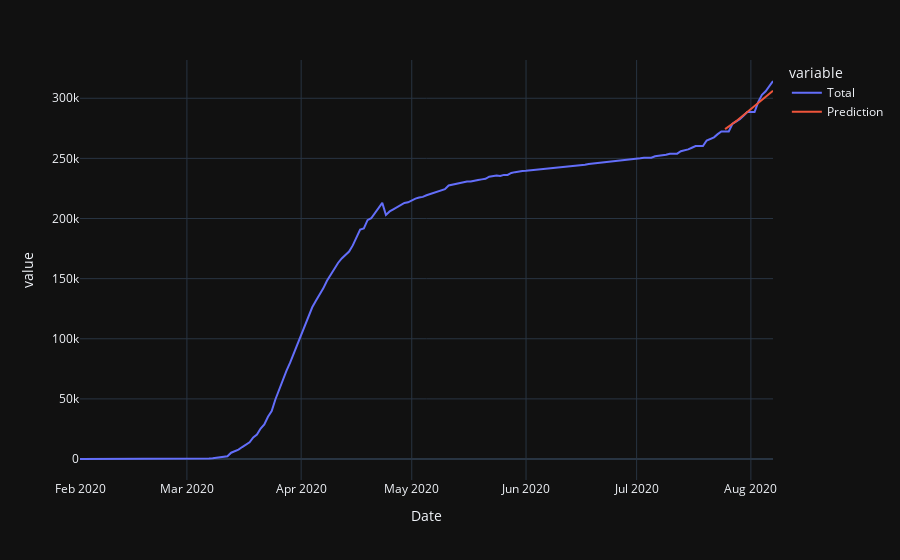

The notebook cell this image was saved under:
### Code cell
fig,pred=Predict()
fig

### Figure 1 — Plotly figure (JSON) as saved in the notebook; plotly's stock layout.template omitted (floating-point values rounded to 4 significant figures; data arrays with more than 128 entries replaced by an {"elided": "..."} marker saying what was removed)
{"data": [{"hovertemplate": "variable=Total<br>Date=%{x}<br>value=%{y}<extra></extra>", "legendgroup": "Total", "line": {"color": "#636efa", "dash": "solid"}, "mode": "lines", "name": "Total", "orientation": "v", "showlegend": true, "type": "scatter", "x": {"elided": "189 str values"}, "xaxis": "x", "y": {"elided": "189 int values"}, "yaxis": "y"}, {"hovertemplate": "variable=Prediction<br>Date=%{x}<br>value=%{y}<extra></extra>", "legendgroup": "Prediction", "line": {"color": "#EF553B", "dash": "solid"}, "mode": "lines", "name": "Prediction", "orientation": "v", "showlegend": true, "type": "scatter", "x": {"elided": "189 str values"}, "xaxis": "x", "y": {"elided": "189 float values"}, "yaxis": "y"}], "layout": {"legend": {"title": {"text": "variable"}, "tracegroupgap": 0}, "margin": {"t": 60}, "xaxis": {"anchor": "y", "domain": [0, 1], "title": {"text": "Date"}}, "yaxis": {"anchor": "x", "domain": [0, 1], "title": {"text": "value"}}}}
